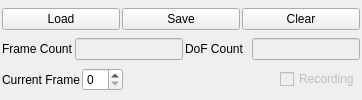
               <widget class="QWidget" name="torqueTab">
                <attribute name="title">
                 <string>Torque Data</string>
                </attribute>
                <layout class="QVBoxLayout" name="verticalLayout_11">
                 <property name="spacing">
                  <number>2</number>
                 </property>
                 <property name="leftMargin">
                  <number>2</number>
                 </property>
                 <property name="topMargin">
                  <number>2</number>
                 </property>
                 <property name="rightMargin">
                  <number>2</number>
                 </property>
                 <property name="bottomMargin">
                  <number>2</number>
                 </property>
                 <item>
                  <layout class="QHBoxLayout" name="horizontalLayout_26">
                   <item>
                    <widget class="QPushButton" name="loadTorquesButton">
                     <property name="toolTip">
                      <string>Load a sequence of generalized coordinates from file.</string>
                     </property>
                     <property name="text">
                      <string>Load</string>
                     </property>
                    </widget>
                   </item>
                   <item>
                    <widget class="QPushButton" name="saveTorquesButton">
                     <property name="toolTip">
                      <string>Write the current generalized coordinates to file.</string>
                     </property>
                     <property name="text">
                      <string>Save</string>
                     </property>
                    </widget>
                   </item>
                   <item>
                    <widget class="QPushButton" name="clearTorquesButton">
                     <property name="toolTip">
                      <string>Clear the recorded joint angle sequence.</string>
                     </property>
                     <property name="text">
                      <string>Clear</string>
                     </property>
                    </widget>
                   </item>
                  </layout>
                 </item>
                 <item>
                  <layout class="QHBoxLayout" name="horizontalLayout_27">
                   <item>
                    <layout class="QHBoxLayout" name="horizontalLayout_28">
                     <item>
                      <widget class="QLabel" name="label_15">
                       <property name="sizePolicy">
                        <sizepolicy hsizetype="Minimum" vsizetype="Preferred">
                         <horstretch>0</horstretch>
                         <verstretch>0</verstretch>
                        </sizepolicy>
                       </property>
                       <property name="minimumSize">
                        <size>
                         <width>65</width>
                         <height>0</height>
                        </size>
                       </property>
                       <property name="text">
                        <string>Frame Count</string>
                       </property>
                      </widget>
                     </item>
                     <item>
                      <widget class="QLineEdit" name="torqueFrameCountLineEdit">
                       <property name="enabled">
                        <bool>false</bool>
                       </property>
                       <property name="sizePolicy">
                        <sizepolicy hsizetype="MinimumExpanding" vsizetype="Fixed">
                         <horstretch>0</horstretch>
                         <verstretch>0</verstretch>
                        </sizepolicy>
                       </property>
                       <property name="minimumSize">
                        <size>
                         <width>30</width>
                         <height>0</height>
                        </size>
                       </property>
                       <property name="toolTip">
                        <string>How many frames have been recorded.</string>
                       </property>
                       <property name="text">
                        <string/>
                       </property>
                      </widget>
                     </item>
                    </layout>
                   </item>
                   <item>
                    <layout class="QHBoxLayout" name="horizontalLayout_29">
                     <item>
                      <widget class="QLabel" name="label_16">
                       <property name="sizePolicy">
                        <sizepolicy hsizetype="Minimum" vsizetype="Preferred">
                         <horstretch>0</horstretch>
                         <verstretch>0</verstretch>
                        </sizepolicy>
                       </property>
                       <property name="minimumSize">
                        <size>
                         <width>65</width>
                         <height>0</height>
                        </size>
                       </property>
                       <property name="text">
                        <string>DoF Count</string>
                       </property>
                      </widget>
                     </item>
                     <item>
                      <widget class="QLineEdit" name="torqueDofCountLineEdit">
                       <property name="enabled">
                        <bool>false</bool>
                       </property>
                       <property name="sizePolicy">
                        <sizepolicy hsizetype="MinimumExpanding" vsizetype="Fixed">
                         <horstretch>0</horstretch>
                         <verstretch>0</verstretch>
                        </sizepolicy>
                       </property>
                       <property name="minimumSize">
                        <size>
                         <width>30</width>
                         <height>0</height>
                        </size>
                       </property>
                       <property name="toolTip">
                        <string>How many degrees of freedom are being recorded.</string>
                       </property>
                      </widget>
                     </item>
                    </layout>
                   </item>
                  </layout>
                 </item>
                 <item>
                  <layout class="QHBoxLayout" name="horizontalLayout_30">
                   <item>
                    <widget class="QLabel" name="label_17">
                     <property name="text">
                      <string>Current Frame</string>
                     </property>
                    </widget>
                   </item>
                   <item>
                    <widget class="QSpinBox" name="torqueDataFrameBox">
                     <property name="toolTip">
                      <string>Current frame in the joint angle data.</string>
                     </property>
                    </widget>
                   </item>
                   <item>
                    <spacer name="horizontalSpacer_2">
                     <property name="orientation">
                      <enum>Qt::Horizontal</enum>
                     </property>
                     <property name="sizeHint" stdset="0">
                      <size>
                       <width>40</width>
                       <height>20</height>
                      </size>
                     </property>
                    </spacer>
                   </item>
                   <item>
                    <widget class="QCheckBox" name="recordingTorquesCheckBox">
                     <property name="enabled">
                      <bool>false</bool>
                     </property>
                     <property name="text">
                      <string>Recording</string>
                     </property>
                     <property name="checked">
                      <bool>false</bool>
                     </property>
                    </widget>
                   </item>
                  </layout>
                 </item>
                </layout>
               </widget>
